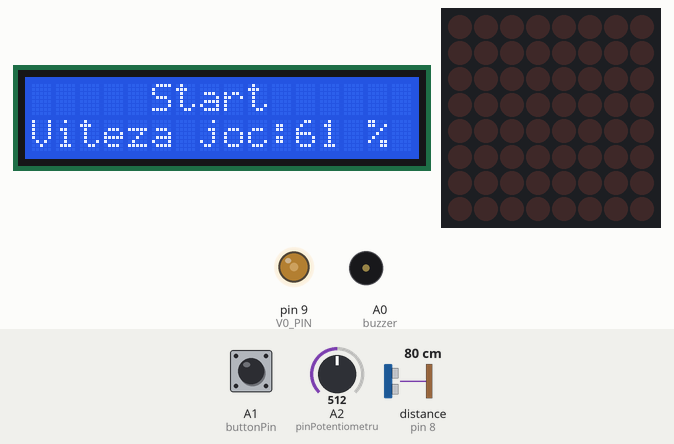
This sketch was run on a simulated Arduino Uno, built with avr-gcc and run on an emulated ATmega328P. On the bench: 16×2 character LCD, 8×8 LED matrix, output pins drawn as LEDs (lit = HIGH), buzzer (waves = sounding). Wiring (inferred from the names in the program): ultrasonic range finder: trigger pin 13; echo pin 8. The test bench sets the inputs (shaded band); at power-on: A1 (buttonPin) LOW, distance to the obstacle (sensor on pin 8) 80 cm, A2 (pinPotentiometru) = 512. The echo pulse lasts 58.3 µs per cm; random numbers use the default seed unless the sketch sets one; pins used as bus, display or sensor lines are not drawn; what the sketch prints to the serial monitor is not drawn.

Above: at 4.0 s.
4.1 s: A1 (buttonPin) pulled HIGH for 0.15 s
At 5.36 s:
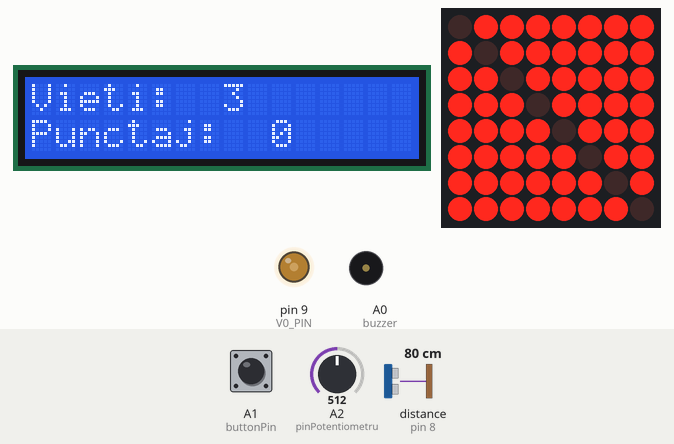
6.3 s: distance to the obstacle (sensor on pin 8) set to 120 cm
At 8.49 s:
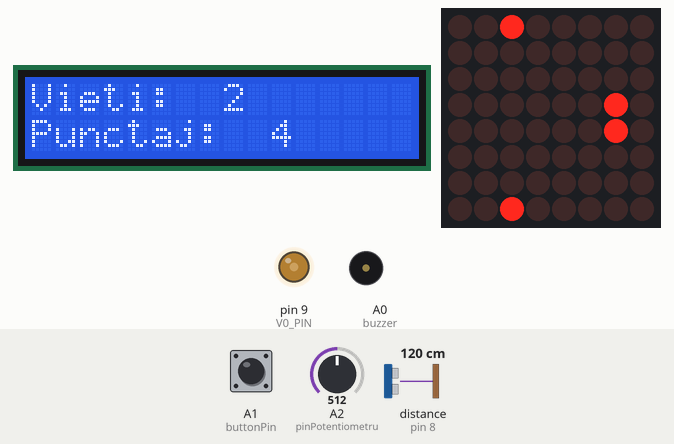
10.0 s: distance to the obstacle (sensor on pin 8) set to 111 cm
At 10.11 s:
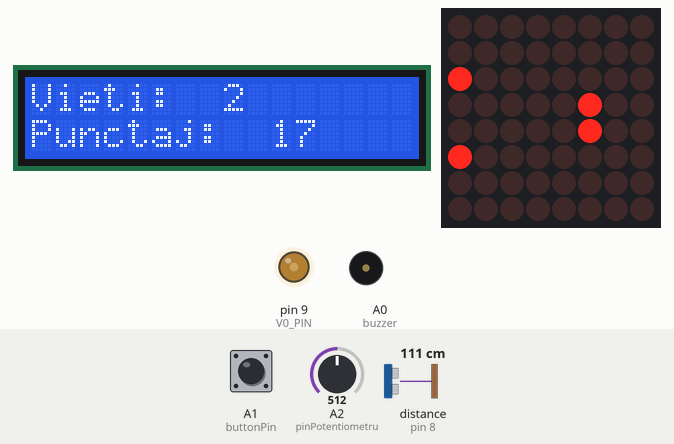
11.6 s: distance to the obstacle (sensor on pin 8) set to 96 cm
At 11.72 s:
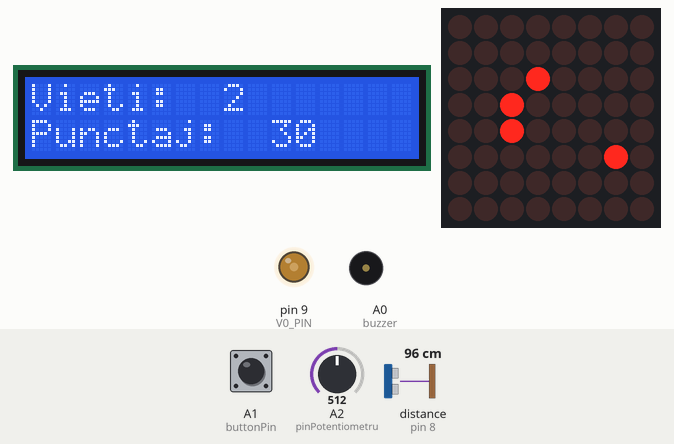
13.2 s: distance to the obstacle (sensor on pin 8) set to 102 cm
At 13.28 s:
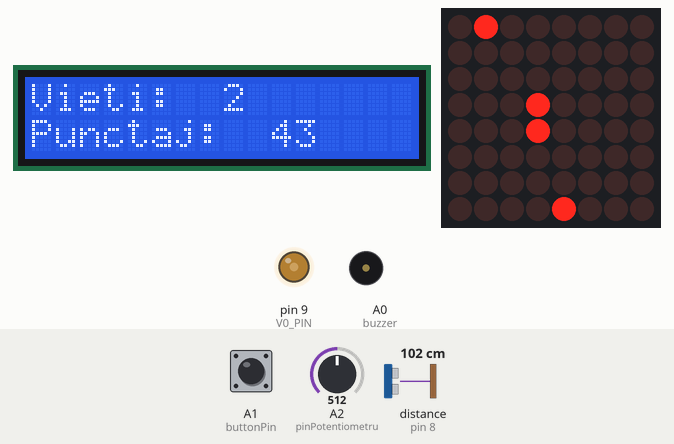
14.8 s: distance to the obstacle (sensor on pin 8) set to 120 cm
At 16.94 s:
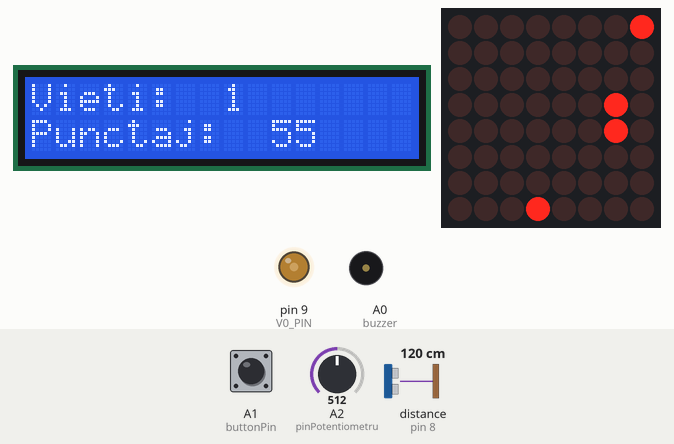
Timing chart, 0 to 18.4 s (numbered marks = the images above; inputs shaded):
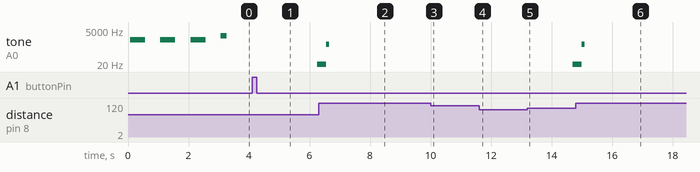

Measured:
- the behaviour switches between 116 and 115 cm on distance to the obstacle (sensor on pin 8) (found by bisection; images 2 and 3)
- after the input at 4.1 s, tone on A0 (buzzer): silent → 10 Hz after 2.2 s; the display: first changes at once (image 1 shows a later state)
- after the input at 13.2 s, tone on A0 (buzzer): silent → 10 Hz after 1.5 s

The sketch:

proiect_matrice_joc.ino
```cpp
#include "LedControl.h"
#include <LiquidCrystal.h>
#define V0_PIN 9
LedControl lc = LedControl(12, 11, 10, 1); //DIN, CLK, LOAD, No. DRIVER
LiquidCrystal lcd(2, 3, 4, 5, 6, 7);


//  ZONA DE INITIALIZARI!
const int buttonPin = A1;
int trigPin = 13;
int echoPin = 8;
long duration;
int distance;
int newDistance;
unsigned int row = 7, colPrim = 3, colSecund = 4;
int instantaUltrasonic = 0;
bool loopAnimatie = 0;
const int buzzer = A0;
bool inamici[8];
int inamic1, inamic2;
int vitezaJoc = 0;
int buttonState = 0;
int pinPotentiometru = A2;
int potenVal;
int punctaj = 0;
int vieti = 3;
int hightScore = 0;

int miscare ()     // In aceasta functie misc cele 2 leduri de pe matrice in functie de distanta masurata cu +- 5 cm pt fiecare treapta
{
  digitalWrite(trigPin, LOW); //clear trig
  delayMicroseconds(2);
  digitalWrite(trigPin, HIGH);
  delayMicroseconds(10);
  digitalWrite(trigPin, LOW);
  duration = pulseIn(echoPin, HIGH);
  newDistance = duration*0.034/2; //calcularea distantei în cm

  if (newDistance >= distance && newDistance <= distance + 5)
    {
      lc.setLed(0,  colPrim,row, false);
      lc.setLed(0,  colSecund,row, false);
      row = 0;
      lc.setLed(0, colPrim, row, true);
      lc.setLed(0, colSecund, row, true);
    }

  else if ( newDistance >= distance+6 && newDistance <= distance+11 )
    {

      lc.setLed(0,  colPrim,row, false);
      lc.setLed(0,  colSecund,row, false);
      row=1;
      lc.setLed(0, colPrim, row, true);
      lc.setLed(0, colSecund, row, true);
    }

  else if (newDistance >= distance+12 && newDistance <= distance+17 )
  {
      lc.setLed(0,  colPrim,row, false);
      lc.setLed(0,  colSecund,row, false);
      row=2;
      lc.setLed(0, colPrim, row, true);
      lc.setLed(0, colSecund, row, true);
  }

  else if ( newDistance >= distance+18 && newDistance <= distance+23 )
  {
      lc.setLed(0,  colPrim,row, false);
      lc.setLed(0,  colSecund,row, false);
      row=3;
      lc.setLed(0, colPrim, row, true);
      lc.setLed(0, colSecund, row, true);
  }

  else if (newDistance >= distance+24 && newDistance <= distance+29 )
  {
      lc.setLed(0,  colPrim,row, false);
      lc.setLed(0,  colSecund,row, false);
      row=4;
      lc.setLed(0, colPrim, row, true);
      lc.setLed(0, colSecund, row, true);
  }

  else if (newDistance >= distance+30 && newDistance <= distance+35 )
  {
      lc.setLed(0,  colPrim,row, false);
      lc.setLed(0,  colSecund,row, false);
      row=5;
      lc.setLed(0, colPrim, row, true);
      lc.setLed(0, colSecund, row, true);
  }

  else if (newDistance >= distance+36 && newDistance <= distance+41 )
  {
      lc.setLed(0,  colPrim,row, false);
      lc.setLed(0,  colSecund,row, false);
      row=6;
      lc.setLed(0, colPrim, row, true);
      lc.setLed(0, colSecund, row, true);
  }

  else if (newDistance >= distance+42 && newDistance <= distance+50)
  {
     lc.setLed(0,  colPrim,row, false);
     lc.setLed(0,  colSecund,row, false);
     row=7;
     lc.setLed(0, colPrim, row, true);
     lc.setLed(0, colSecund, row, true);
  }

  return newDistance;
}

void animatie (bool &loopAnimatie)
{
   // ANIMATIE DESCHIDERE JOC

  if ( loopAnimatie==0 )
   {
     for ( int i=0; i<8; i++)
       for ( int j=0; j<8; j++)
        if ( i<=j )
         {
          lc.setLed(0,i,j,true);
          delay(10);
         }

     for ( int i=0; i<8; i++)
       for ( int j=0; j<8; j++)
        if ( i>=j )
         {
          lc.setLed(0,i,j,true);
          delay(10);
         }

     for (int i=0; i<8; i++)
       for (int j=0; j<8; j++)
          if ( i==j )
            {
              lc.setLed(0,i,j,false);
              delay(50);
            }

      for (int i=0; i<8; i++)
        for (int j=0; j<8; j++)
          {
            lc.setLed(0,i,j,false);
            delay(10);
          }

     loopAnimatie = 1; // o sa ma ajute la verificarea daca s-a mai intrat in aceasta functie sau nu

     lc.setLed(0, colPrim, row, true);
     lc.setLed(0, colSecund, row, true);
  }
}

void newGame(int scor)
{

    lcd.clear();
    lcd.setCursor( 0, 0);
    lcd.print("Scorul: ");
    lcd.setCursor( 9, 0);
    lcd.print( punctaj );

    if ( punctaj >= hightScore )
       hightScore=punctaj;

    lcd.setCursor(0,1);
    lcd.print("Hight Score: ");
    lcd.setCursor(13,1);
    lcd.print(hightScore);

    int ok2=0;
    int ok1=0;
    int lastButton;

      while (1) // acest loop este pus sa faca tot acest cod pana cand se va apasa pe buton si se va iesi.
       {
        while (ok1 == 0) // Acest ok1 este utilizat pentru a se intra o singura data in acet while
         {
           buttonState = digitalRead(buttonPin);
           lastButton=buttonState;
           if (buttonState == 1)
            {
              punctaj = 0;
              vieti = 3;
              lcd.clear();
              ok1 = 1;
              break;
            }
         }

      buttonState=digitalRead(buttonPin);

      if (lastButton!=buttonState)
        {
          lcd.setCursor(5,0);
          lcd.print("Start");
          potenVal = analogRead(pinPotentiometru);
          lcd.setCursor(0,1);
          lcd.print("Viteza joc:");
          lcd.setCursor(11,1);

     if ((( potenVal/10 ) + 10) <99)
       {
         lcd.print((potenVal/10)+10);
         lcd.setCursor(13,1);
         lcd.print(" ");
         vitezaJoc = 150 - ( potenVal/10 );
        }

     else
       {
         lcd.setCursor(11,1);
         lcd.print("100");
         vitezaJoc = 50;
       }

      lcd.setCursor(14,1);
      lcd.print("%");
      buttonState = digitalRead(buttonPin);

     if ( buttonState == 1 )
       {
         lcd.clear();
         buttonState = 0;
         lcd.setCursor(0,0);
         lcd.print("Vieti: ");
         lcd.setCursor(8,0);
         lcd.print(vieti);
         lcd.setCursor(0,1);
         lcd.print("Punctaj: ");
         lcd.setCursor(10,1);
         lcd.print("0");
         break;
     }
   }
 }
}


void setup ()
{

  pinMode(buttonPin, INPUT);
  lcd.begin(16, 2);
  lcd.clear();
  lcd.setCursor(1, 0);
  lcd.print("Bine ati venit! ");
  lcd.setCursor(0,1);
  lcd.print("Calibrati senzor");
  pinMode(V0_PIN, OUTPUT);
  analogWrite(V0_PIN, 90);
  pinMode(buzzer, OUTPUT);
  for ( int i=0; i<3; i++ )
    {
       tone(buzzer, 1000);
       delay(500); //Nu incurca jocul cu nimic. Prelingesc sunetul buzzer-ului
       noTone(buzzer);
       delay(500);
   }

  tone(buzzer,2000);
  delay(200);
  noTone(buzzer);

  lc.shutdown(0, false);
  lc.setIntensity(0, 2);
  lc.clearDisplay(0);
  pinMode(trigPin, OUTPUT);
  pinMode(echoPin, INPUT);
  Serial.begin(9600);
  digitalWrite(trigPin, LOW);
  delayMicroseconds(2);
  digitalWrite(trigPin, HIGH);
  delayMicroseconds(10);
  digitalWrite(trigPin, LOW);
  duration = pulseIn(echoPin, HIGH);
  distance = duration*0.034/2;
  randomSeed(analogRead(1));

  lcd.clear();
  lcd.setCursor(5,0);
  lcd.print("Start");

  while(1)
  {
    potenVal = analogRead(pinPotentiometru);
    lcd.setCursor(0,1);
    lcd.print("Viteza joc:");
    lcd.setCursor(11,1);

    if ((( potenVal/10 ) + 10) < 99)
     {
      lcd.print( ( potenVal/10 ) + 10 );
      lcd.setCursor(13,1);
      lcd.print(" ");
      vitezaJoc = 150 - ( potenVal/10 );
     }

     else
      {
       lcd.setCursor(11,1);
       lcd.print("100");
       vitezaJoc = 50;
       }

      lcd.setCursor(14,1);
      lcd.print("%");
      buttonState = digitalRead(buttonPin);

      if ( buttonState == 1 )
       {
         lcd.clear();
         buttonState = 0;
         lcd.setCursor(0,0);
         lcd.print("Vieti: ");
         lcd.setCursor(8,0);
         lcd.print(vieti);
         lcd.setCursor(0,1);
         lcd.print("Punctaj: ");
         lcd.setCursor(10,1);
         lcd.print("0");
         break;
       }
   }
}

void loop()
{
  animatie( loopAnimatie );
  int predInamic1 = -1;
  inamic1 = random(8);
  while ( predInamic1 == inamic1 )
    {
       predInamic1 = inamic1;
       inamic1 = random(8);
       inamici[inamic1]=1;
    }

  int predInamic2 = -1;
  inamic2 = random(8);
  while ( predInamic2 == inamic2 )
    {
       predInamic2 = inamic2;
       inamic2 = random(8);
       inamici[inamic2] = 1;
    }

   for ( int i=0, j=7; i<8, j>=0; i++, j--)
    {
     newDistance = miscare();
     Serial.print(newDistance);
     Serial.print("\n");

     if (( i == colPrim || i == colSecund ) && ( inamic1 == row ))
      {
        loopAnimatie = 0;
        vieti--;
        lcd.setCursor(8,0);
        lcd.print(vieti);
        tone(buzzer,10);
        delay(300);
        tone(buzzer,500);
        delay(100);
        noTone(buzzer);
        animatie(loopAnimatie);
        break;
      }

      if (( j == colPrim || j == colSecund ) && ( inamic2 == row ))
      {
        loopAnimatie = 0;
        vieti--;
        lcd.setCursor(8,0);
        lcd.print(vieti);
        tone(buzzer,10);
        delay(500);
        tone(buzzer,500);
        delay(100);
        noTone(buzzer);
        animatie(loopAnimatie);
        break;
      }

     lc.setLed(0,i,inamic1,true);
     lc.setLed(0,j,inamic2,true);
     lcd.setCursor(10,1);
     punctaj++;
     lcd.print(punctaj);
     delay(vitezaJoc);
     newDistance = miscare();
     lc.setLed(0,i,inamic1, false);
     lc.setLed(0,j,inamic2, false);
     newDistance = miscare();

     if (vieti == 0)
        newGame(punctaj);
  }
}
```
